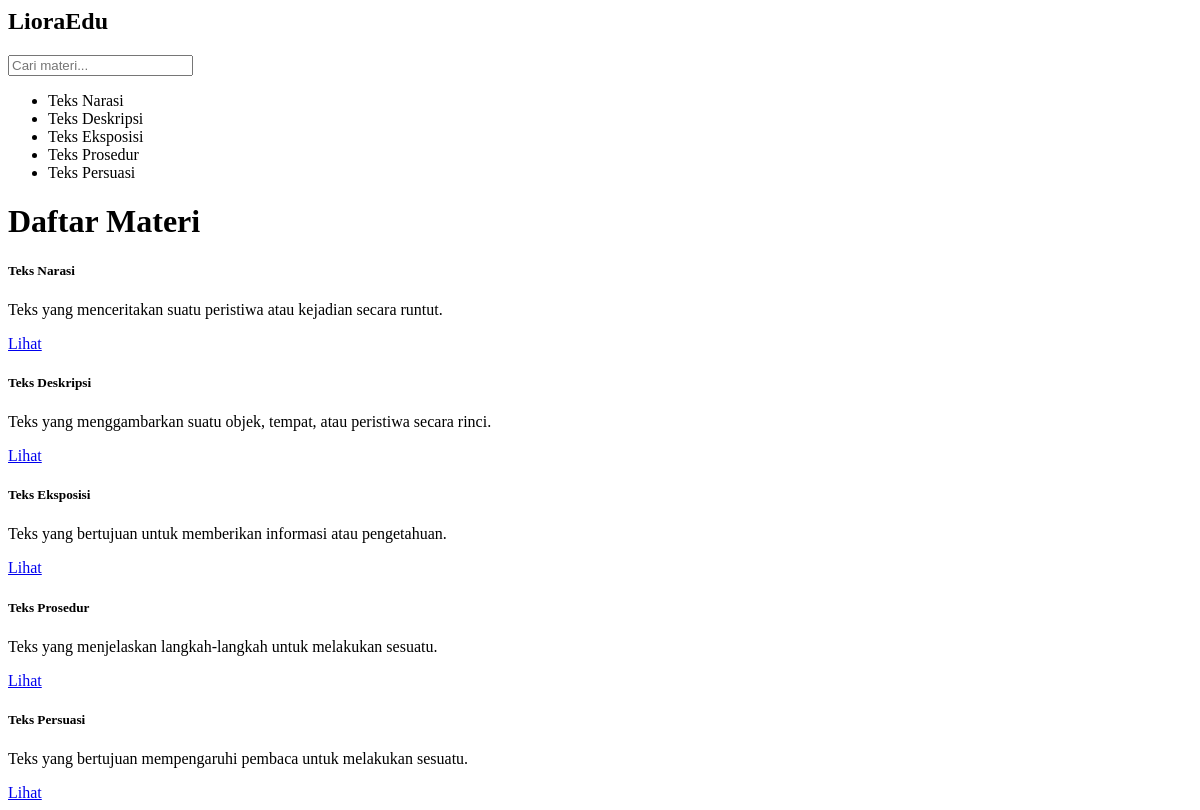
Screenshot of /materi/tampil_materi.php with the database file from the repository.
### tables this page shows
CREATE TABLE materi (
    id INT AUTO_INCREMENT PRIMARY KEY,
    judul VARCHAR(255) NOT NULL,
    deskripsi TEXT NOT NULL,
    isi TEXT NOT NULL
);

### materi/tampil_materi.php (the view, shortened to what this page needs)
<?php
include 'koneksi.php';
$search = isset($_GET['search']) ? trim($_GET['search']) : '';
$query = "SELECT * FROM materi";
$stmt = $koneksi->prepare($query);
$stmt->execute();
$result = $stmt->get_result();
$materi = $result->fetch_all(MYSQLI_ASSOC);
?>
<main class="container mt-5">
    <div class="row min-vh-100 gx-0">
        <div class="col-md-3 bg-white border-end p-4">
            <h2 class="zonafikr-title mb-4">LioraEdu</h2>
            <form method="get" class="mb-4">
                <input type="text" name="search" class="form-control" placeholder="Cari materi..." value="<?= htmlspecialchars($search) ?>">
            </form>
            <div class="overflow-auto" style="max-height: 70vh;">
                <ul class="list-unstyled">
                    <?php if (!empty($materi)): ?>
                        <?php foreach ($materi as $item): ?>
                            <li class="mb-2"><?= htmlspecialchars($item['judul']) ?></li>
                        <?php endforeach; ?>
                    <?php else: ?>
                        <li class="text-muted">Tidak ada materi ditemukan.</li>
                    <?php endif; ?>
                </ul>
            </div>
        </div>
        <div class="col-md-9 p-4">
            <h1 class="zonafikr-title mb-4">Daftar Materi</h1>
            <div class="row row-cols-1 row-cols-md-2 g-4">
                <?php if (!empty($materi)): ?>
                    <?php foreach ($materi as $item): ?>
                        <div class="col">
                            <div class="card h-100 shadow-sm">
                                <div class="card-body">
                                    <h5 class="card-title text-primary"><?= htmlspecialchars($item['judul']); ?></h5>
                                    <p class="card-text"><?= htmlspecialchars($item['deskripsi']); ?></p>
                                    <a href="?page=materi&item=tampil_isi_materi&id=<?= $item['id']; ?>" class="btn btn-primary btn-sm text-decoration-none">Lihat</a>
                                </div>
                            </div>
                        </div>
                    <?php endforeach; ?>
                <?php endif; ?>
            </div>
        </div>
    </div>
</main>
<link rel="stylesheet" href="css/alertify.css">
<link rel="stylesheet" href="css/themes/bootstrap.css">

### rows the page displays
materi: judul "Teks Narasi", deskripsi "Teks yang menceritakan suatu peristiwa atau kejadian secara runtut."
materi: judul "Teks Deskripsi", deskripsi "Teks yang menggambarkan suatu objek, tempat, atau peristiwa secara rinci."
materi: judul "Teks Eksposisi", deskripsi "Teks yang bertujuan untuk memberikan informasi atau pengetahuan."
materi: judul "Teks Prosedur", deskripsi "Teks yang menjelaskan langkah-langkah untuk melakukan sesuatu."
materi: judul "Teks Persuasi", deskripsi "Teks yang bertujuan mempengaruhi pembaca untuk melakukan sesuatu."
